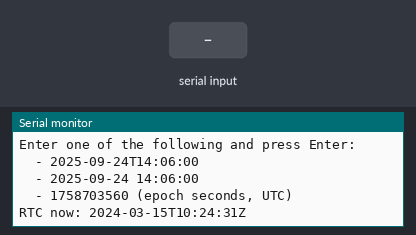
A sketch run on a simulated ESP32. On the bench: the last lines printed to the serial monitor. Inputs (shaded band) come from the test bench. The local clock reads 2024-03-15 10:24:30 at power-on unless the sketch sets it.

Above: at 1.4 s.
1.5 s: "90,45\n" received over Serial
At 1.9 s:
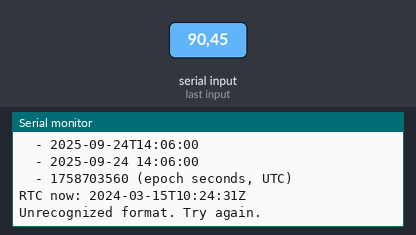
3.0 s: "90-45-200T10:150:30\n" received over Serial
At 3.8 s:
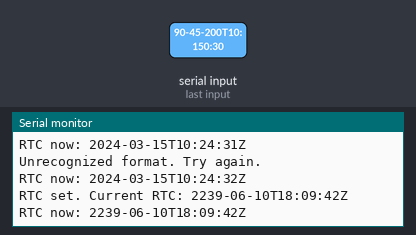
Timing chart, 0 to 6.0 s (numbered marks = the images above; inputs shaded):
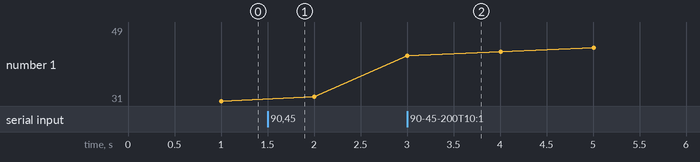

Measured:
- after the input at 1.5 s, the serial monitor: prints a new line at once (image 1)
- after the input at 3.0 s, the serial monitor: prints a new line at once (image 2)
- plotted number 1: 32 → 49 after the input at 3.0 s

The sketch:

RTC_SetTime_Once.ino
```cpp
/*
 * RTC_SetTime_Once.ino
 * Simple utility to set DS3231 RTC time once via Serial.
 *
 * How to use:
 * 1) Wire DS3231 to ESP32 I2C SDA=18, SCL=19 (change pins below if needed)
 * 2) Upload this sketch. Open Serial Monitor at 115200 baud.
 * 3) Enter date/time in one of the formats and press Enter:
 *    - ISO: YYYY-MM-DDTHH:MM:SS    (example: 2025-09-24T14:06:00)
 *    - SPACES: YYYY-MM-DD HH:MM:SS (example: 2025-09-24 14:06:00)
 *    - EPOCH: unix seconds         (example: 1758703560)
 * 4) The sketch will set the RTC and then print the current RTC time every second.
 * 5) Power off, then load your main sketch (Finalv5.ino).
 */

#include <Arduino.h>
#include <Wire.h>
#include <RTClib.h>

// I2C pins (adjust if needed)
const int I2C_SDA = 18;
const int I2C_SCL = 19;

RTC_DS3231 rtc;

bool parseISOorSpace(const String& s, tm& out) {
  // Accept "YYYY-MM-DDTHH:MM:SS" or "YYYY-MM-DD HH:MM:SS"
  if (s.length() < 19) return false;
  String str = s.substring(0, 19);
  char buf[20];
  str.toCharArray(buf, sizeof(buf));
  int y, M, d, h, m, sec;
  if (sscanf(buf, "%d-%d-%dT%d:%d:%d", &y, &M, &d, &h, &m, &sec) == 6 ||
      sscanf(buf, "%d-%d-%d %d:%d:%d", &y, &M, &d, &h, &m, &sec) == 6) {
    memset(&out, 0, sizeof(out));
    out.tm_year = y - 1900;
    out.tm_mon  = M - 1;
    out.tm_mday = d;
    out.tm_hour = h;
    out.tm_min  = m;
    out.tm_sec  = sec;
    return true;
  }
  return false;
}

bool parseEpoch(const String& s, time_t& out) {
  for (size_t i = 0; i < s.length(); i++) {
    if (!isDigit(s[i])) return false;
  }
  out = (time_t) s.toInt();
  return out > 1000000000UL; // simple sanity check
}

void setup() {
  Serial.begin(115200);
  delay(200);
  Serial.println();
  Serial.println(F("RTC Set Time (DS3231)"));
  Serial.println(F("Enter one of the following and press Enter:"));
  Serial.println(F("  - 2025-09-24T14:06:00"));
  Serial.println(F("  - 2025-09-24 14:06:00"));
  Serial.println(F("  - 1758703560 (epoch seconds, UTC)"));

  Wire.begin(I2C_SDA, I2C_SCL);
  if (!rtc.begin()) {
    Serial.println(F("RTC not found! Check wiring."));
  } else {
    if (rtc.lostPower()) {
      Serial.println(F("RTC lost power; time not set yet."));
    }
  }
}

unsigned long lastPrint = 0;

void loop() {
  // Handle user input
  if (Serial.available()) {
    String line = Serial.readStringUntil('\n');
    line.trim();
    if (line.length() > 0) {
      tm t = {};
      time_t ep = 0;
      bool ok = false;
      if (parseISOorSpace(line, t)) {
        // Interpret input as UTC
        time_t utc = timegm(&t); // convert tm (UTC) to epoch
        rtc.adjust(DateTime((uint32_t)utc));
        ok = true;
      } else if (parseEpoch(line, ep)) {
        rtc.adjust(DateTime((uint32_t)ep));
        ok = true;
      } else {
        Serial.println(F("Unrecognized format. Try again."));
      }
      if (ok) {
        DateTime now = rtc.now();
        char buf[32];
        snprintf(buf, sizeof(buf), "%04d-%02d-%02dT%02d:%02d:%02dZ", now.year(), now.month(), now.day(), now.hour(), now.minute(), now.second());
        Serial.print(F("RTC set. Current RTC: "));
        Serial.println(buf);
      }
    }
  }

  // Periodic display
  if (millis() - lastPrint > 1000) {
    lastPrint = millis();
    DateTime now = rtc.now();
    char buf[32];
    snprintf(buf, sizeof(buf), "%04d-%02d-%02dT%02d:%02d:%02dZ", now.year(), now.month(), now.day(), now.hour(), now.minute(), now.second());
    Serial.print(F("RTC now: ")); Serial.println(buf);
  }
}
```
